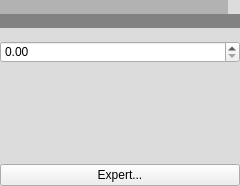
<?xml version="1.0" encoding="UTF-8"?>
<ui version="4.0">
 <class>magnetControl</class>
 <widget class="QWidget" name="magnetControl">
  <property name="geometry">
   <rect>
    <x>0</x>
    <y>0</y>
    <width>240</width>
    <height>186</height>
   </rect>
  </property>
  <property name="sizePolicy">
   <sizepolicy hsizetype="Preferred" vsizetype="Preferred">
    <horstretch>0</horstretch>
    <verstretch>0</verstretch>
   </sizepolicy>
  </property>
  <property name="windowTitle">
   <string>Form</string>
  </property>
  <property name="styleSheet">
   <string notr="true">#madnameLabel {
	background-color: rgb(178, 178, 178);
}

#bactLabel {
	background-color: rgb(130, 130, 130);
	color: rgb(0, 243, 0);
}

#magnetControl {
	background-color: rgb(220,220,220);
}</string>
  </property>
  <layout class="QVBoxLayout" name="verticalLayout">
   <property name="spacing">
    <number>0</number>
   </property>
   <property name="leftMargin">
    <number>0</number>
   </property>
   <property name="topMargin">
    <number>0</number>
   </property>
   <property name="rightMargin">
    <number>0</number>
   </property>
   <property name="bottomMargin">
    <number>0</number>
   </property>
   <item>
    <widget class="PyDMLabel" name="madnameLabel">
     <property name="sizePolicy">
      <sizepolicy hsizetype="Fixed" vsizetype="Preferred">
       <horstretch>0</horstretch>
       <verstretch>0</verstretch>
      </sizepolicy>
     </property>
     <property name="minimumSize">
      <size>
       <width>228</width>
       <height>0</height>
      </size>
     </property>
     <property name="font">
      <font>
       <weight>75</weight>
       <bold>true</bold>
      </font>
     </property>
     <property name="toolTip">
      <string/>
     </property>
     <property name="alignment">
      <set>Qt::AlignCenter</set>
     </property>
     <property name="precisionFromPV" stdset="0">
      <bool>false</bool>
     </property>
     <property name="channel" stdset="0">
      <string>ca://${devname}:MADNAME</string>
     </property>
     <property name="displayFormat" stdset="0">
      <enum>PyDMLabel::String</enum>
     </property>
    </widget>
   </item>
   <item>
    <widget class="PyDMLabel" name="bactLabel">
     <property name="toolTip">
      <string/>
     </property>
     <property name="alignment">
      <set>Qt::AlignCenter</set>
     </property>
     <property name="showUnits" stdset="0">
      <bool>true</bool>
     </property>
     <property name="channel" stdset="0">
      <string>ca://${devname}:BACT</string>
     </property>
    </widget>
   </item>
   <item>
    <spacer name="verticalSpacer_2">
     <property name="orientation">
      <enum>Qt::Vertical</enum>
     </property>
     <property name="sizeType">
      <enum>QSizePolicy::Fixed</enum>
     </property>
     <property name="sizeHint" stdset="0">
      <size>
       <width>17</width>
       <height>13</height>
      </size>
     </property>
    </spacer>
   </item>
   <item>
    <widget class="PyDMSpinbox" name="PyDMSpinbox">
     <property name="toolTip">
      <string/>
     </property>
     <property name="channel" stdset="0">
      <string>ca://${devname}:BDES</string>
     </property>
    </widget>
   </item>
   <item>
    <widget class="PyDMSlider" name="bctrlSlider">
     <property name="toolTip">
      <string/>
     </property>
     <property name="channel" stdset="0">
      <string>ca://${devname}:BCTRL</string>
     </property>
     <property name="tickPosition" stdset="0">
      <enum>QSlider::TicksAbove</enum>
     </property>
    </widget>
   </item>
   <item>
    <spacer name="verticalSpacer">
     <property name="orientation">
      <enum>Qt::Vertical</enum>
     </property>
     <property name="sizeHint" stdset="0">
      <size>
       <width>225</width>
       <height>19</height>
      </size>
     </property>
    </spacer>
   </item>
   <item>
    <widget class="PyDMRelatedDisplayButton" name="expertButton">
     <property name="toolTip">
      <string/>
     </property>
     <property name="text">
      <string>Expert...</string>
     </property>
    </widget>
   </item>
  </layout>
 </widget>
 <customwidgets>
  <customwidget>
   <class>PyDMLabel</class>
   <extends>QLabel</extends>
   <header>pydm.widgets.label</header>
  </customwidget>
  <customwidget>
   <class>PyDMSlider</class>
   <extends>QFrame</extends>
   <header>pydm.widgets.slider</header>
  </customwidget>
  <customwidget>
   <class>PyDMSpinbox</class>
   <extends>QDoubleSpinBox</extends>
   <header>pydm.widgets.spinbox</header>
  </customwidget>
  <customwidget>
   <class>PyDMRelatedDisplayButton</class>
   <extends>QPushButton</extends>
   <header>pydm.widgets.related_display_button</header>
  </customwidget>
 </customwidgets>
 <resources/>
 <connections/>
</ui>
